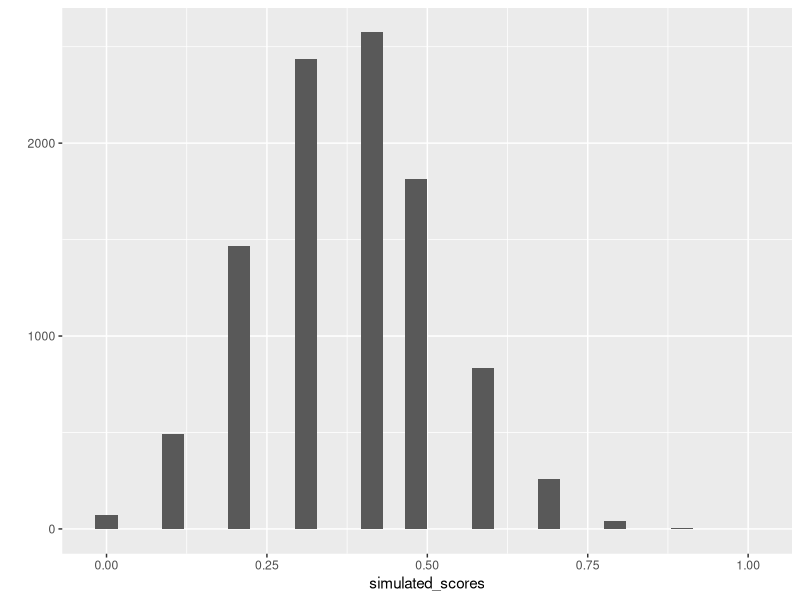

The R script that drew this image:
## ---- chunk 1
knitr::opts_chunk$set(echo = TRUE)
## ---- chunk 2
?binom.test
binom.test(x = 30,
           n = 50,
           alternative = "greater")
## ---- chunk 3
binom.test(x=440,
           n=800,
           alternative = "greater")
pbinom(440,800,.5,lower.tail=FALSE)
## ---- chunk 4

rbinom(n= rep(1,10), size = 1, prob= c(.5,.5,.5,.5,.5,.25,.25,.25,.25,.25) )
simulated_test <- replicate(10000, rbinom(n= rep(1,10), size = 1, prob= c(.5,.5,.5,.5,.5,.25,.25,.25,.25,.25) ))
simulated_scores <- colSums(simulated_test)/10
library(ggplot2)
qplot(simulated_scores)+
  geom_histogram()
length(simulated_scores[simulated_scores > .75]) /10000
